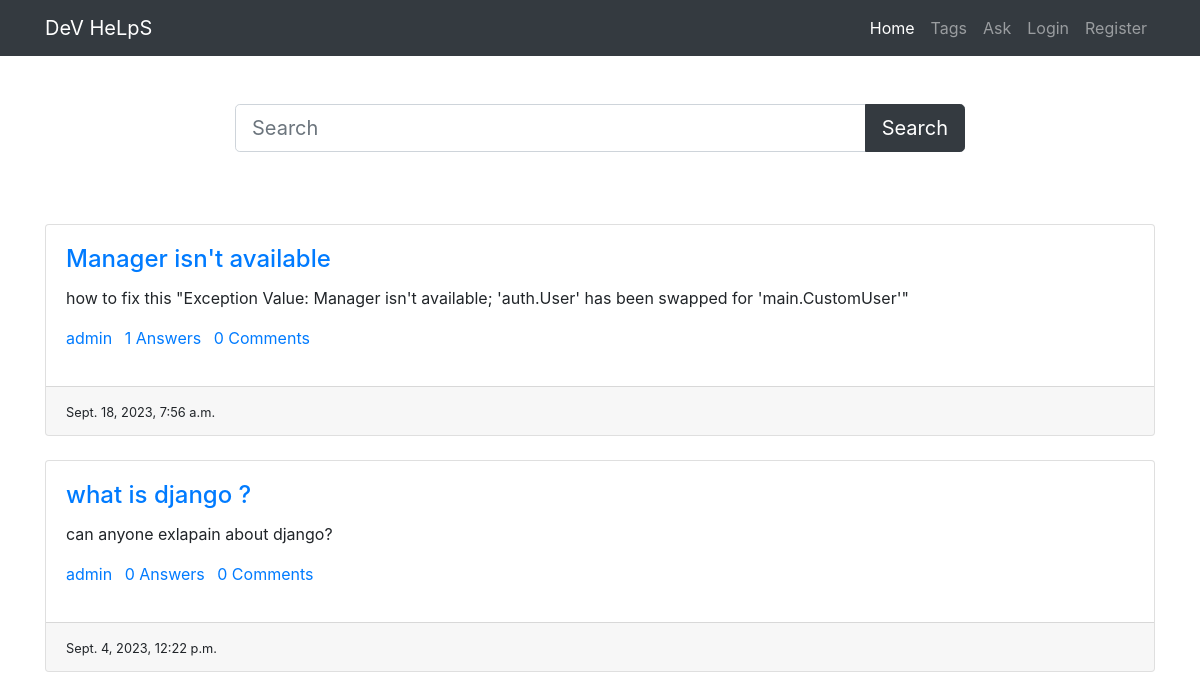
The page / on the database its author committed.
### main/models.py (models this page shows, shortened)
class Question(models.Model):
    user=models.ForeignKey(CustomUser,on_delete=models.CASCADE)
    title=models.CharField(max_length=300)
    detail=models.TextField()
    tags=models.TextField(default='')
    add_time=models.DateTimeField(auto_now_add=True)

class CustomUser(AbstractUser):
    bio=models.TextField()
    location=models.CharField(max_length=200)

### main/views.py (the view)
# urls.py: 2. Add a URL to urlpatterns:  path('', views.home, name='home')
def home(request):
    if 'q' in request.GET:
        q=request.GET['q']
        quests=Question.objects.annotate(total_comments=Count('answer__comment')).filter(title__icontains=q).order_by('-id')
    else:
        quests=Question.objects.annotate(total_comments=Count('answer__comment')).all().order_by('-id')
    paginator=Paginator(quests,10)
    page_num=request.GET.get('page',1)
    quests=paginator.page(page_num)
    return render(request,'home.html',{'quests':quests})

### main/templates/home.html (shortened to what this page needs)
{% load static %}
<!DOCTYPE html>
<html lang="en">
<head>
    <link rel="stylesheet" href="{% static 'bootstrap.min.css' %}" />
</head>
<body>
    <nav class="navbar navbar-expand-lg navbar-dark bg-dark">
        <div class="container">
            <a class="navbar-brand" href="#">DeV HeLpS</a>
            <div class="collapse navbar-collapse" id="navbarNav">
                <ul class="navbar-nav ml-auto">
                    <li class="nav-item active">
                        <a class="nav-link" href="#">Home</a>
                    </li>
                    <li class="nav-item">
                        <a class="nav-link" href="/tags">Tags</a>
                    </li>
                    <li class="nav-item">
                        <a class="nav-link" href="/ask-question">Ask</a>
                    </li>
                    {% if user.is_authenticated %}
                    <li class="nav-item">
                        <a class="nav-link" href="/accounts/profile">Profile</a>
                    </li>
                    <li class="nav-item">
                        <a class="nav-link" href="{% url 'logout' %}">Logout</a>
                    </li>
                    {% else %}
                    <li class="nav-item">
                        <a class="nav-link" href="/accounts/login">Login</a>
                    </li>
                    <li class="nav-item">
                        <a class="nav-link" href="/accounts/register">Register</a>
                    </li>
                    {% endif %}
                </ul>
            </div>
        </div>
    </nav>
    <div class="container py-5">
        <div class="row">
            <div class="col-md-8 offset-2">
                <form>
                    <div class="input-group">
                        <input type="text" name="q" class="form-control form-control-lg" placeholder="Search" />
                        <div class="input-group-append">
                        <button class="btn btn-dark btn-lg" type="submit" id="button-addon2">Search</button>
                        </div>
                    </div>
                </form>
            </div>
        </div>
    </div>
    <div class="my-4 container">
        {% for quest in quests %}
        <div class="card mb-4 shadow">
            <div class="card-body">
                <h4 class="card-title"><a href="/detail/{{quest.id}}">{{quest.title}}</a></h4>
                <p class="card-text">{{quest.detail}}</p>
                <p>
                    <a href="#" class="mr-2">{{quest.user.username}}</a>
                    <a href="#" class="mr-2">{{quest.answer_set.count}} Answers</a>
                    <a href="#" class="mr-2">{{quest.total_comments}} Comments</a>
                </p>
            </div>
            <div class="card-footer">
                <small>{{quest.add_time}}</small>
            </div>
        </div>
        {% endfor %}
        </div>
</body>
</html>

### rows shown on the page
Question: title "Manager isn't available", detail "how to fix this \"Exception Value: Manager isn't available; 'auth.User' has been swapped for 'main.CustomUser'\"", user.username "admin", answer_set.count "1", total_comments "0", add_time "Sept. 18, 2023, 7:56 a.m."
Question: title "what is django ?", detail "can anyone exlapain about django?", user.username "admin", answer_set.count "0", total_comments "0", add_time "Sept. 4, 2023, 12:22 p.m."
